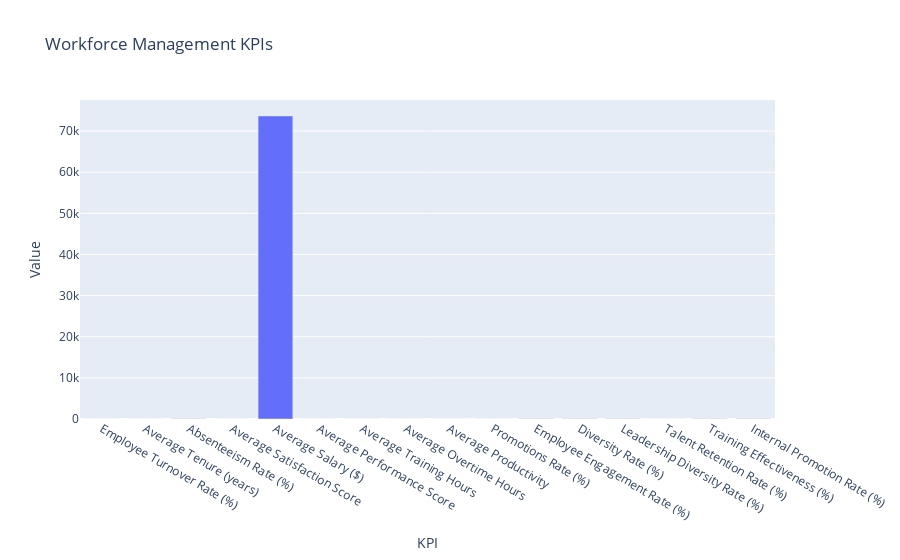
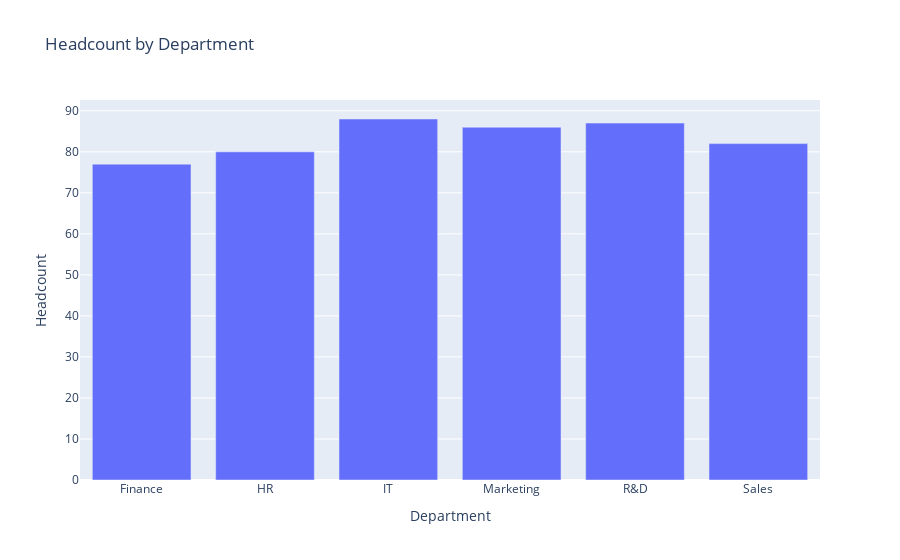
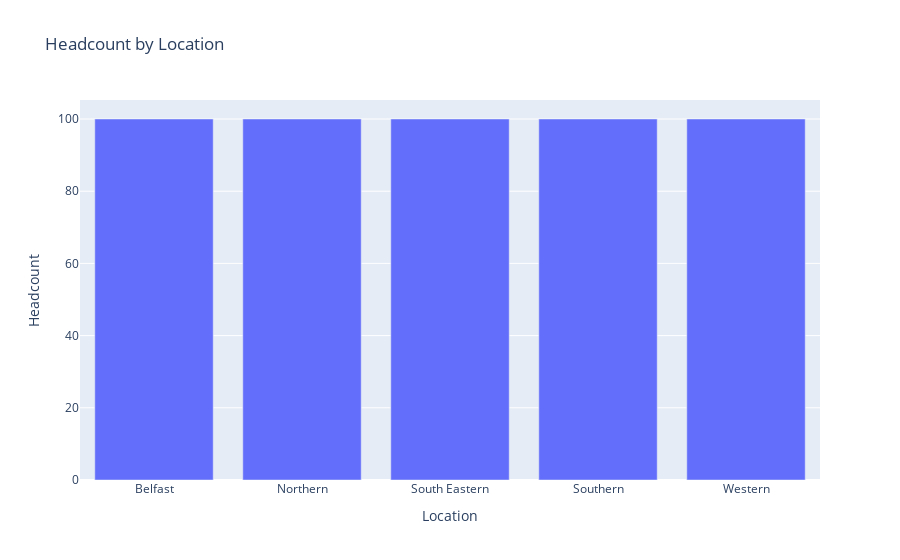

The notebook cell saved with these charts, in order:
### Code cell
# Add dummy data for Training Hours, Overtime Hours, and Diversity
df['Training Hours'] = [random.randint(10, 50) for _ in range(len(df))]
df['Overtime Hours'] = [random.randint(0, 20) for _ in range(len(df))]
df['Diverse Background'] = [random.choice([True, False]) for _ in range(len(df))]
df['Leadership Position'] = [random.choice([True, False]) for _ in range(len(df))]

# Calculate KPIs

# 1. Employee Turnover Rate (Assuming turnover can be inferred from performance score for this dummy dataset)
turnover_rate = (df['Performance Score'] < 2).mean() * 100

# 2. Average Tenure (in years)
df['Hire Date'] = pd.to_datetime(df['Hire Date'])
df['Tenure'] = (pd.Timestamp('today') - df['Hire Date']).dt.days / 365.25
average_tenure = df['Tenure'].mean()

# 3. Absenteeism Rate (Assuming absenteeism can be inferred from performance score for this dummy dataset)
absenteeism_rate = (df['Performance Score'] < 3).mean() * 100

# 4. Employee Satisfaction Score (Assuming performance score represents satisfaction)
average_satisfaction_score = df['Performance Score'].mean()

# 5. Average Salary
average_salary = df['Salary'].mean()

# 6. Performance Score Analysis
average_performance_score = df['Performance Score'].mean()

# 7. Headcount by Department and Location
headcount_by_department = df.groupby('Department')['Employee ID'].count().reset_index()
headcount_by_location = df.groupby('Location')['Employee ID'].count().reset_index()

# 8. Average Training Hours per Employee
average_training_hours = df['Training Hours'].mean()

# 9. Average Overtime Hours per Employee
average_overtime_hours = df['Overtime Hours'].mean()

# 10. Employee Productivity (Performance Score / Salary)
df['Productivity'] = df['Performance Score'] / df['Salary']
average_productivity = df['Productivity'].mean()

# 11. Promotions Rate (Assuming employees with Performance Score > 4 are promoted)
promotions_rate = (df['Performance Score'] > 4).mean() * 100

# Strategic KPIs

# 1. Employee Engagement Rate (Assuming engagement can be inferred from performance score > 3.5)
engagement_rate = (df['Performance Score'] > 3.5).mean() * 100

# 2. Diversity Rate
diversity_rate = df['Diverse Background'].mean() * 100

# 3. Leadership Diversity
leadership_diversity_rate = df[df['Leadership Position']]['Diverse Background'].mean() * 100

# 4. Talent Retention Rate (Assuming top talent is represented by performance score > 4)
talent_retention_rate = (df['Performance Score'] > 4).mean() * 100

# 5. Training Effectiveness (Improvement in performance scores, assuming improvement is significant if score > 3)
training_effectiveness = (df['Performance Score'] > 3).mean() * 100

# 6. Internal Promotion Rate (Assuming leadership positions filled internally)
internal_promotion_rate = df['Leadership Position'].mean() * 100

# Display the results
kpis = {
    "Employee Turnover Rate (%)": turnover_rate,
    "Average Tenure (years)": average_tenure,
    "Absenteeism Rate (%)": absenteeism_rate,
    "Average Satisfaction Score": average_satisfaction_score,
    "Average Salary ($)": average_salary,
    "Average Performance Score": average_performance_score,
    "Average Training Hours": average_training_hours,
    "Average Overtime Hours": average_overtime_hours,
    "Average Productivity": average_productivity,
    "Promotions Rate (%)": promotions_rate,
    "Employee Engagement Rate (%)": engagement_rate,
    "Diversity Rate (%)": diversity_rate,
    "Leadership Diversity Rate (%)": leadership_diversity_rate,
    "Talent Retention Rate (%)": talent_retention_rate,
    "Training Effectiveness (%)": training_effectiveness,
    "Internal Promotion Rate (%)": internal_promotion_rate
}

# Creating a dataframe for better visualization
kpis_df = pd.DataFrame(list(kpis.items()), columns=['KPI', 'Value'])
print("Key Performance Indicators (KPIs):")
print(kpis_df)

# Plotting the KPIs using Plotly Express
fig = px.bar(kpis_df, x='KPI', y='Value', title='Workforce Management KPIs', labels={'Value': 'Value'})
fig.show()

# Display Headcount by Department and Location
print("\nHeadcount by Department:")
print(headcount_by_department)

print("\nHeadcount by Location:")
print(headcount_by_location)

# Plotting Headcount by Department using Plotly Express
fig_department = px.bar(headcount_by_department, x='Department', y='Employee ID', title='Headcount by Department', labels={'Employee ID': 'Headcount'})
fig_department.show()

# Plotting Headcount by Location using Plotly Express
fig_location = px.bar(headcount_by_location, x='Location', y='Employee ID', title='Headcount by Location', labels={'Employee ID': 'Headcount'})
fig_location.show()

### Figure 1 — Plotly figure (JSON) as saved in the notebook; plotly's stock layout.template omitted (floating-point values rounded to 4 significant figures)
{"data": [{"alignmentgroup": "True", "hovertemplate": "KPI=%{x}<br>Value=%{y}<extra></extra>", "legendgroup": "", "marker": {"color": "#636efa", "pattern": {"shape": ""}}, "name": "", "offsetgroup": "", "orientation": "v", "showlegend": false, "textposition": "auto", "type": "bar", "x": ["Employee Turnover Rate (%)", "Average Tenure (years)", "Absenteeism Rate (%)", "Average Satisfaction Score", "Average Salary ($)", "Average Performance Score", "Average Training Hours", "Average Overtime Hours", "Average Productivity", "Promotions Rate (%)", "Employee Engagement Rate (%)", "Diversity Rate (%)", "Leadership Diversity Rate (%)", "Talent Retention Rate (%)", "Training Effectiveness (%)", "Internal Promotion Rate (%)"], "xaxis": "x", "y": [24, 4.876, 49.4, 3.027, 73680.0, 3.027, 30.15, 9.758, 4.789e-05, 26.6, 38, 50.2, 52.79, 26.6, 50.4, 46.6], "yaxis": "y"}], "layout": {"barmode": "relative", "legend": {"tracegroupgap": 0}, "title": {"text": "Workforce Management KPIs"}, "xaxis": {"anchor": "y", "domain": [0, 1], "title": {"text": "KPI"}}, "yaxis": {"anchor": "x", "domain": [0, 1], "title": {"text": "Value"}}}}

### Figure 2 — Plotly figure (JSON) as saved in the notebook; plotly's stock layout.template omitted (floating-point values rounded to 4 significant figures)
{"data": [{"alignmentgroup": "True", "hovertemplate": "Department=%{x}<br>Headcount=%{y}<extra></extra>", "legendgroup": "", "marker": {"color": "#636efa", "pattern": {"shape": ""}}, "name": "", "offsetgroup": "", "orientation": "v", "showlegend": false, "textposition": "auto", "type": "bar", "x": ["Finance", "HR", "IT", "Marketing", "R&D", "Sales"], "xaxis": "x", "y": [77, 80, 88, 86, 87, 82], "yaxis": "y"}], "layout": {"barmode": "relative", "legend": {"tracegroupgap": 0}, "title": {"text": "Headcount by Department"}, "xaxis": {"anchor": "y", "domain": [0, 1], "title": {"text": "Department"}}, "yaxis": {"anchor": "x", "domain": [0, 1], "title": {"text": "Headcount"}}}}

### Figure 3 — Plotly figure (JSON) as saved in the notebook; plotly's stock layout.template omitted (floating-point values rounded to 4 significant figures)
{"data": [{"alignmentgroup": "True", "hovertemplate": "Location=%{x}<br>Headcount=%{y}<extra></extra>", "legendgroup": "", "marker": {"color": "#636efa", "pattern": {"shape": ""}}, "name": "", "offsetgroup": "", "orientation": "v", "showlegend": false, "textposition": "auto", "type": "bar", "x": ["Belfast", "Northern", "South Eastern", "Southern", "Western"], "xaxis": "x", "y": [100, 100, 100, 100, 100], "yaxis": "y"}], "layout": {"barmode": "relative", "legend": {"tracegroupgap": 0}, "title": {"text": "Headcount by Location"}, "xaxis": {"anchor": "y", "domain": [0, 1], "title": {"text": "Location"}}, "yaxis": {"anchor": "x", "domain": [0, 1], "title": {"text": "Headcount"}}}}
